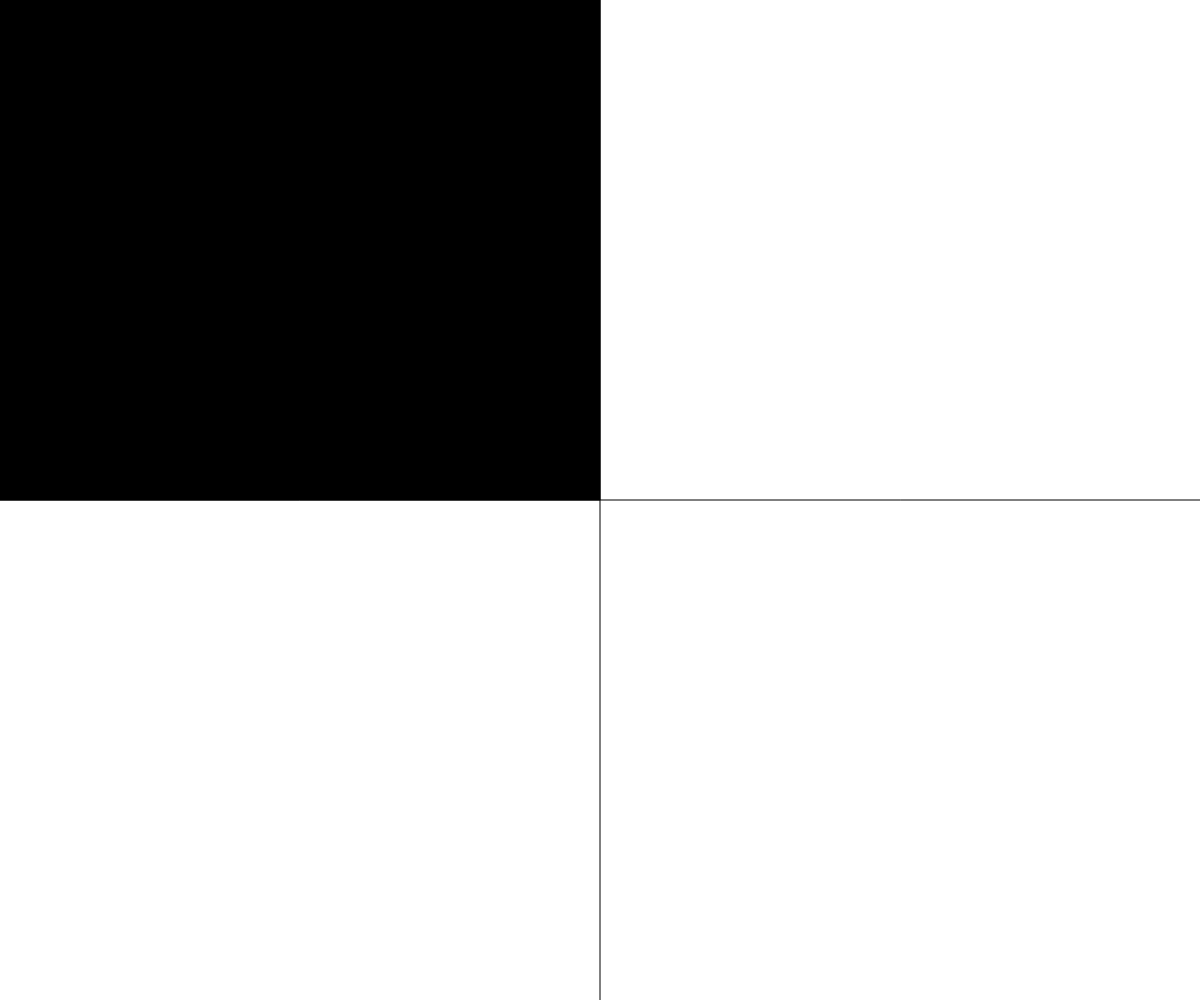
Frame 1 (no input)
Frame 60 (no input): identical to frame 1, image omitted
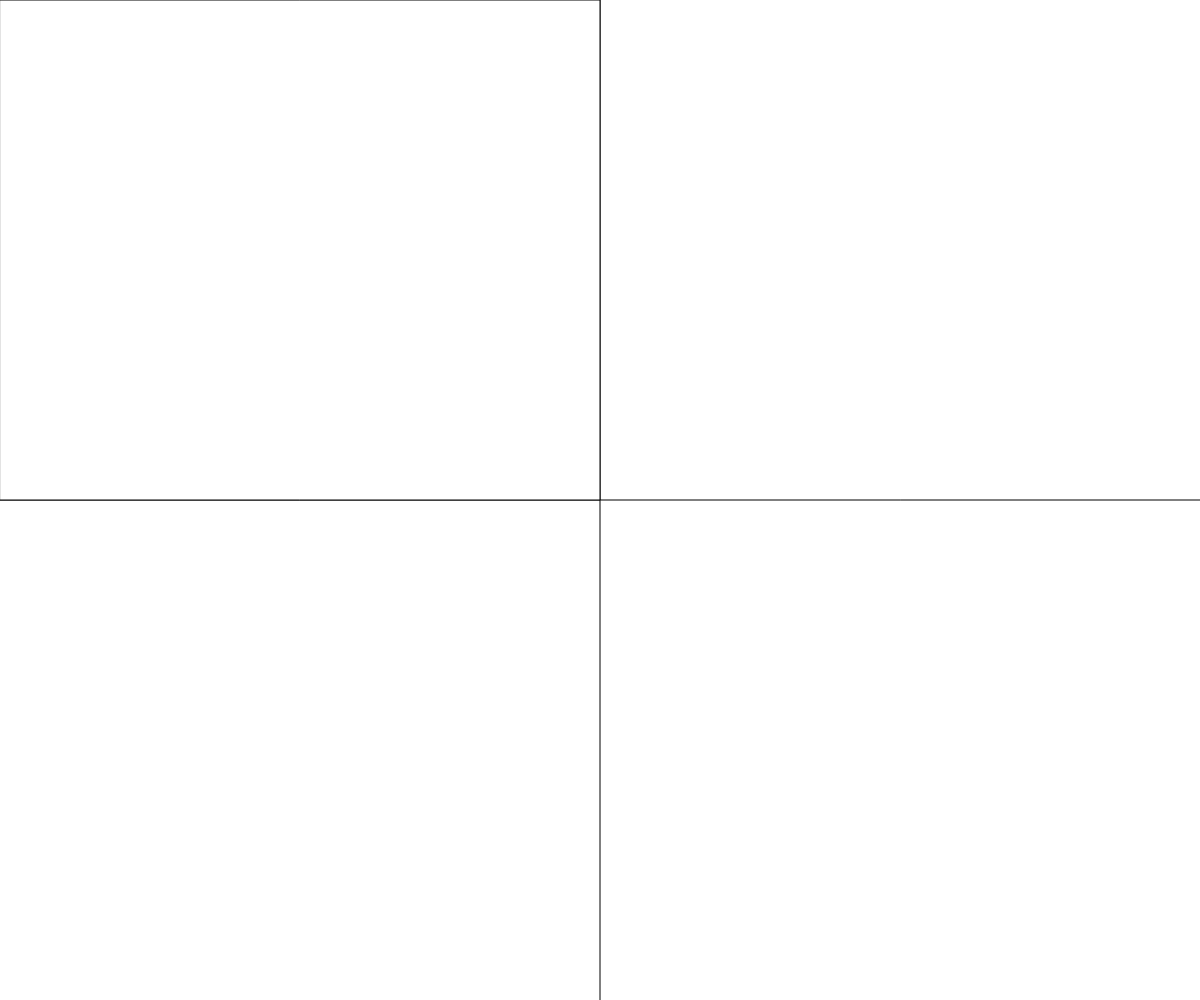
Frame 120 (the mouse pressed at the canvas centre since frame 60)

The p5.js sketch that drew these frames (run headless with seeded random() and noise() and a simulated clock; from frame 60 on, the mouse is pressed at the canvas centre):

// p5.js sketch
// ── sketch.js
// Project Title
// Your Name
// Date
//
// Extra for Experts:
// - describe what you did to take this project "above and beyond"
let rectShade = 0;
let quadrant = 0;
let q1Fill = 255;
let q2Fill = 255;
let q3Fill = 255;
let q4Fill = 255;
function setup() {
	createCanvas(windowWidth, windowHeight);

}


function determineQuadrant() {
	if (mouseX < width / 2) {
		if (mouseY < height / 2) quadrant = 1;
		else quadrant = 3;
	}
	else {
		if (mouseY < height / 2) quadrant = 2
		else quadrant = 4
	}
}

function draw() {
	background(255);
	determineQuadrant();
	line(width / 2, 0, width / 2, height)
	line(0, height / 2, width, height / 2)
	if (quadrant === 1) {
       q1Fill = 0;
		
	}
	else {
		q1Fill += 5;
	}
	fill(q1Fill);
	rect(0, 0, width / 2, height / 2)


}
//   if (quad1 === true)
//    rect(0,0,width/2,height/2)
//    rectShade = 0
//    if(rectShade < 255)
//      fill(rectShade += 2);
//    else fill (255); 
//  if(mouseX > width/2 && mouseY >= height/2 )
//    rect(width/2,height/2,width,height)
//    fill(0)
//   if(mouseX <= width/2 && mouseY > height/2 )
//    rect(0,height/2,width/2,height)
//    fill(0) 
//   if(mouseX > width/2 && mouseY < height/2 )
//    rect(width/2,0,width/2,height/2)
